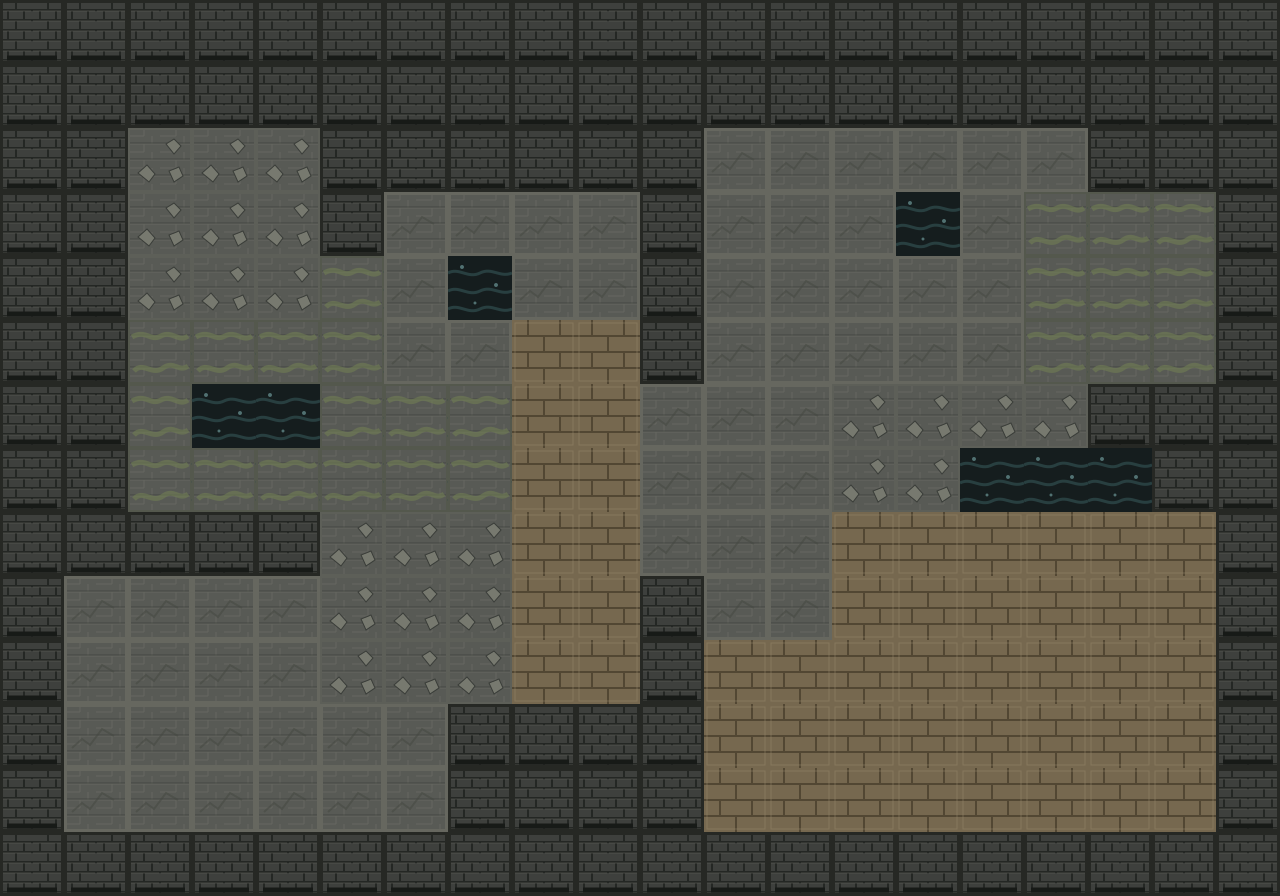

Below is a game level as drawn by its tile map, then a one-line description and the .tmx file that defines it, in full:
An orthogonal 20x14 tile map with 64x64 px tiles, 1 tile layer (Ground) and 18 objects (10x enemy, 7x landmark, door).

<map version="1.10" tiledversion="1.12.2" orientation="orthogonal" renderorder="right-down" width="20" height="14" tilewidth="64" tileheight="64" infinite="0" nextlayerid="3" nextobjectid="219">
  <tileset firstgid="1" name="dungeon_tiles" tilewidth="64" tileheight="64" tilecount="6" columns="6">
    <image source="../world/dungeon_tiles.png" width="384" height="64" />
  </tileset>
  <layer id="1" name="Ground" width="20" height="14">
    <data encoding="csv">3,3,3,3,3,3,3,3,3,3,3,3,3,3,3,3,3,3,3,3,3,3,3,3,3,3,3,3,3,3,3,3,3,3,3,3,3,3,3,3,3,3,2,2,2,3,3,3,3,3,3,1,1,1,1,1,1,3,3,3,3,3,2,2,2,3,1,1,1,1,3,1,1,1,6,1,5,5,5,3,3,3,2,2,2,5,1,6,1,1,3,1,1,1,1,1,5,5,5,3,3,3,5,5,5,5,1,1,4,4,3,1,1,1,1,1,5,5,5,3,3,3,5,6,6,5,5,5,4,4,1,1,1,2,2,2,2,3,3,3,3,3,5,5,5,5,5,5,4,4,1,1,1,2,2,6,6,6,3,3,3,3,3,3,3,2,2,2,4,4,1,1,1,4,4,4,4,4,4,3,3,1,1,1,1,2,2,2,4,4,3,1,1,4,4,4,4,4,4,3,3,1,1,1,1,2,2,2,4,4,3,4,4,4,4,4,4,4,4,3,3,1,1,1,1,1,1,3,3,3,3,4,4,4,4,4,4,4,4,3,3,1,1,1,1,1,1,3,3,3,3,4,4,4,4,4,4,4,4,3,3,3,3,3,3,3,3,3,3,3,3,3,3,3,3,3,3,3,3,3</data>
  </layer>
  <objectgroup id="2" name="World Objects">
    <object id="201" name="Quarry Stair" type="door" x="100" y="740" width="64" height="44">
      <properties>
        <property name="destination" type="string" value="port_felin" />
        <property name="spawn_x" type="int" value="2055" />
        <property name="spawn_y" type="int" value="540" />
        <property name="label" type="string" value="Old Quarry" />
      </properties>
    </object>
    <object id="202" name="Tunnel Rat" type="enemy" x="260" y="665" width="50" height="50">
      <properties>
        <property name="enemy" type="string" value="rat_skirmisher" />
        <property name="sprite" type="string" value="8" />
      </properties>
    </object>
    <object id="203" name="Rubble Rat" type="enemy" x="385" y="565" width="50" height="50">
      <properties>
        <property name="enemy" type="string" value="rat_skirmisher" />
        <property name="sprite" type="string" value="8" />
      </properties>
    </object>
    <object id="204" name="Rat Skirmisher" type="enemy" x="480" y="390" width="50" height="50">
      <properties>
        <property name="enemy" type="string" value="rat_skirmisher" />
        <property name="sprite" type="string" value="8" />
      </properties>
    </object>
    <object id="205" name="Abandoned Supply Chest" type="landmark" x="185" y="230" width="42" height="42">
      <properties>
        <property name="kind" type="string" value="supply_chest" />
        <property name="chest_id" type="string" value="quarry_supply" />
      </properties>
    </object>
    <object id="206" name="Rat Foreman" type="enemy" x="615" y="255" width="52" height="52">
      <properties>
        <property name="enemy" type="string" value="rat_foreman" />
        <property name="sprite" type="string" value="9" />
      </properties>
    </object>
    <object id="207" name="Iron Quarry Gate" type="landmark" x="670" y="384" width="38" height="192">
      <properties>
        <property name="kind" type="string" value="locked_gate" />
        <property name="flag" type="string" value="quarry_gate" />
        <property name="key" type="string" value="quarry_key" />
      </properties>
    </object>
    <object id="208" name="Rat Sapper" type="enemy" x="820" y="260" width="50" height="50">
      <properties>
        <property name="enemy" type="string" value="rat_skirmisher" />
        <property name="sprite" type="string" value="8" />
      </properties>
    </object>
    <object id="209" name="Rat Guard" type="enemy" x="970" y="335" width="50" height="50">
      <properties>
        <property name="enemy" type="string" value="rat_foreman" />
        <property name="sprite" type="string" value="9" />
      </properties>
    </object>
    <object id="210" name="Rat Cutpurse" type="enemy" x="850" y="545" width="50" height="50">
      <properties>
        <property name="enemy" type="string" value="rat_skirmisher" />
        <property name="sprite" type="string" value="8" />
      </properties>
    </object>
    <object id="211" name="Foreman Cache" type="landmark" x="1080" y="210" width="42" height="42">
      <properties>
        <property name="kind" type="string" value="cache_chest" />
        <property name="chest_id" type="string" value="foreman_cache" />
      </properties>
    </object>
    <object id="212" name="Underboss Vetch" type="enemy" x="1050" y="660" width="56" height="56">
      <properties>
        <property name="enemy" type="string" value="rat_captain" />
        <property name="sprite" type="string" value="10" />
      </properties>
    </object>
    <object id="213" name="Guild Strongbox" type="landmark" x="1110" y="755" width="46" height="46">
      <properties>
        <property name="kind" type="string" value="boss_chest" />
        <property name="chest_id" type="string" value="guild_strongbox" />
      </properties>
    </object>
    <object id="214" name="Collapsed Lift" type="landmark" x="885" y="705" width="40" height="40">
      <properties>
        <property name="kind" type="string" value="collapsed_lift" />
      </properties>
    </object>
    <object id="215" name="Old Guild Mark" type="landmark" x="345" y="300" width="40" height="40">
      <properties>
        <property name="kind" type="string" value="old_guild_mark" />
      </properties>
    </object>
    <object id="216" name="Quarry Notice" type="landmark" x="155" y="650" width="40" height="40">
      <properties>
        <property name="kind" type="string" value="dungeon_notice" />
      </properties>
    </object>
    <object id="217" name="Rat Hexer" type="enemy" x="792" y="430" width="50" height="50">
      <properties>
        <property name="enemy" type="string" value="rat_hexer" />
        <property name="sprite" type="string" value="12" />
      </properties>
    </object>
    <object id="218" name="Violet Rat Hexer" type="enemy" x="1015" y="500" width="50" height="50">
      <properties>
        <property name="enemy" type="string" value="rat_hexer" />
        <property name="sprite" type="string" value="12" />
      </properties>
    </object>
  </objectgroup>
</map>
